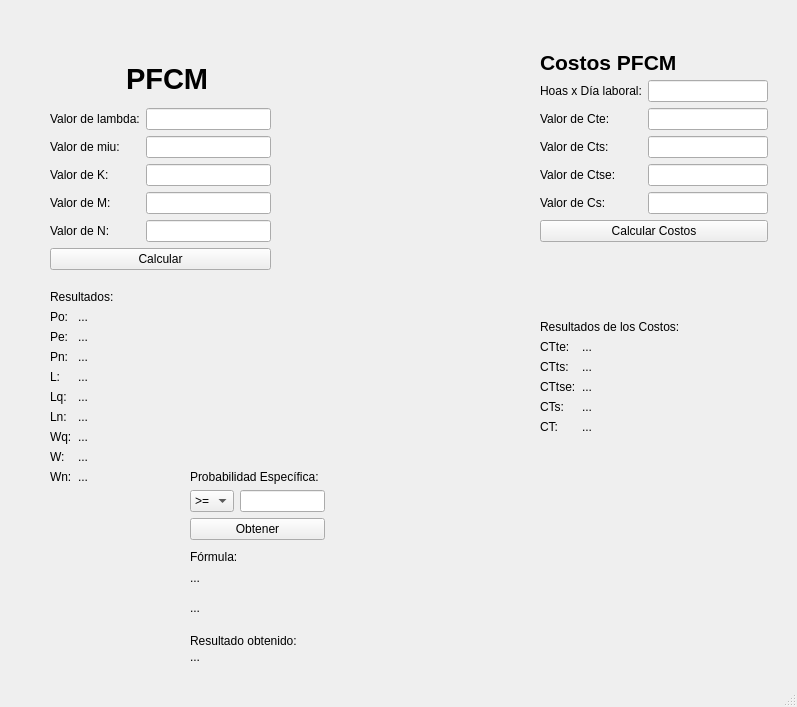
<?xml version="1.0" encoding="UTF-8"?>
<ui version="4.0">
 <class>MainWindow</class>
 <widget class="QMainWindow" name="MainWindow">
  <property name="geometry">
   <rect>
    <x>0</x>
    <y>0</y>
    <width>797</width>
    <height>707</height>
   </rect>
  </property>
  <property name="windowTitle">
   <string>PFCM</string>
  </property>
  <widget class="QWidget" name="centralwidget">
   <widget class="QWidget" name="layoutWidget">
    <property name="geometry">
     <rect>
      <x>50</x>
      <y>55</y>
      <width>221</width>
      <height>215</height>
     </rect>
    </property>
    <layout class="QGridLayout" name="gridLayout">
     <item row="4" column="2">
      <widget class="QLineEdit" name="TXT_M"/>
     </item>
     <item row="1" column="2">
      <widget class="QLineEdit" name="TXT_Landa"/>
     </item>
     <item row="0" column="1" colspan="2">
      <widget class="QLabel" name="label">
       <property name="font">
        <font>
         <pointsize>22</pointsize>
         <weight>75</weight>
         <bold>true</bold>
        </font>
       </property>
       <property name="text">
        <string>PFCM</string>
       </property>
      </widget>
     </item>
     <item row="6" column="0" colspan="3">
      <widget class="QPushButton" name="pushButton">
       <property name="text">
        <string>Calcular</string>
       </property>
      </widget>
     </item>
     <item row="2" column="2">
      <widget class="QLineEdit" name="TXT_Miu"/>
     </item>
     <item row="5" column="2">
      <widget class="QLineEdit" name="TXT_N"/>
     </item>
     <item row="2" column="0">
      <widget class="QLabel" name="label_3">
       <property name="text">
        <string>Valor de miu:</string>
       </property>
      </widget>
     </item>
     <item row="1" column="0" colspan="2">
      <widget class="QLabel" name="label_2">
       <property name="text">
        <string>Valor de lambda:</string>
       </property>
      </widget>
     </item>
     <item row="4" column="0" colspan="2">
      <widget class="QLabel" name="label_5">
       <property name="text">
        <string>Valor de M:</string>
       </property>
      </widget>
     </item>
     <item row="5" column="0" colspan="2">
      <widget class="QLabel" name="label_6">
       <property name="text">
        <string>Valor de N:</string>
       </property>
      </widget>
     </item>
     <item row="3" column="0">
      <widget class="QLabel" name="label_4">
       <property name="text">
        <string>Valor de K:</string>
       </property>
      </widget>
     </item>
     <item row="3" column="2">
      <widget class="QLineEdit" name="TXT_K"/>
     </item>
    </layout>
   </widget>
   <widget class="QWidget" name="layoutWidget_4">
    <property name="geometry">
     <rect>
      <x>190</x>
      <y>470</y>
      <width>135</width>
      <height>70</height>
     </rect>
    </property>
    <layout class="QGridLayout" name="gridLayout_2">
     <item row="0" column="0" colspan="2">
      <widget class="QLabel" name="label_24">
       <property name="text">
        <string>Probabilidad Específica:</string>
       </property>
      </widget>
     </item>
     <item row="1" column="0">
      <widget class="QComboBox" name="comboBox">
       <item>
        <property name="text">
         <string>&gt;=</string>
        </property>
       </item>
       <item>
        <property name="text">
         <string>&lt;=</string>
        </property>
       </item>
      </widget>
     </item>
     <item row="1" column="1">
      <widget class="QLineEdit" name="TXT_Num"/>
     </item>
     <item row="2" column="0" colspan="2">
      <widget class="QPushButton" name="pushButton_3">
       <property name="text">
        <string>Obtener</string>
       </property>
      </widget>
     </item>
    </layout>
   </widget>
   <widget class="QWidget" name="layoutWidget_2">
    <property name="geometry">
     <rect>
      <x>540</x>
      <y>50</y>
      <width>228</width>
      <height>192</height>
     </rect>
    </property>
    <layout class="QFormLayout" name="formLayout">
     <item row="1" column="0">
      <widget class="QLabel" name="label_28">
       <property name="text">
        <string>Hoas x Día laboral:</string>
       </property>
      </widget>
     </item>
     <item row="1" column="1">
      <widget class="QLineEdit" name="TXT_Horas"/>
     </item>
     <item row="2" column="0">
      <widget class="QLabel" name="label_18">
       <property name="text">
        <string>Valor de Cte:</string>
       </property>
      </widget>
     </item>
     <item row="2" column="1">
      <widget class="QLineEdit" name="TXT_Cte"/>
     </item>
     <item row="3" column="0">
      <widget class="QLabel" name="label_19">
       <property name="text">
        <string>Valor de Cts:</string>
       </property>
      </widget>
     </item>
     <item row="3" column="1">
      <widget class="QLineEdit" name="TXT_Cts"/>
     </item>
     <item row="4" column="0">
      <widget class="QLabel" name="label_26">
       <property name="text">
        <string>Valor de Ctse:</string>
       </property>
      </widget>
     </item>
     <item row="4" column="1">
      <widget class="QLineEdit" name="TXT_Ctse"/>
     </item>
     <item row="5" column="0">
      <widget class="QLabel" name="label_31">
       <property name="text">
        <string>Valor de Cs:</string>
       </property>
      </widget>
     </item>
     <item row="5" column="1">
      <widget class="QLineEdit" name="TXT_Cs"/>
     </item>
     <item row="6" column="0" colspan="2">
      <widget class="QPushButton" name="pushButton_2">
       <property name="text">
        <string>Calcular Costos</string>
       </property>
      </widget>
     </item>
     <item row="0" column="0" colspan="2">
      <widget class="QLabel" name="label_17">
       <property name="font">
        <font>
         <pointsize>16</pointsize>
         <weight>75</weight>
         <bold>true</bold>
        </font>
       </property>
       <property name="text">
        <string>Costos PFCM</string>
       </property>
      </widget>
     </item>
    </layout>
   </widget>
   <widget class="QWidget" name="layoutWidget_3">
    <property name="geometry">
     <rect>
      <x>50</x>
      <y>290</y>
      <width>121</width>
      <height>205</height>
     </rect>
    </property>
    <layout class="QFormLayout" name="formLayout_4">
     <item row="0" column="0" colspan="2">
      <widget class="QLabel" name="label_29">
       <property name="palette">
        <palette>
         <active>
          <colorrole role="WindowText">
           <brush brushstyle="SolidPattern">
            <color alpha="255">
             <red>0</red>
             <green>0</green>
             <blue>0</blue>
            </color>
           </brush>
          </colorrole>
          <colorrole role="Button">
           <brush brushstyle="SolidPattern">
            <color alpha="255">
             <red>236</red>
             <green>0</green>
             <blue>0</blue>
            </color>
           </brush>
          </colorrole>
          <colorrole role="Light">
           <brush brushstyle="SolidPattern">
            <color alpha="255">
             <red>255</red>
             <green>99</green>
             <blue>99</blue>
            </color>
           </brush>
          </colorrole>
          <colorrole role="Midlight">
           <brush brushstyle="SolidPattern">
            <color alpha="255">
             <red>245</red>
             <green>49</green>
             <blue>49</blue>
            </color>
           </brush>
          </colorrole>
          <colorrole role="Dark">
           <brush brushstyle="SolidPattern">
            <color alpha="255">
             <red>118</red>
             <green>0</green>
             <blue>0</blue>
            </color>
           </brush>
          </colorrole>
          <colorrole role="Mid">
           <brush brushstyle="SolidPattern">
            <color alpha="255">
             <red>157</red>
             <green>0</green>
             <blue>0</blue>
            </color>
           </brush>
          </colorrole>
          <colorrole role="Text">
           <brush brushstyle="SolidPattern">
            <color alpha="255">
             <red>0</red>
             <green>0</green>
             <blue>0</blue>
            </color>
           </brush>
          </colorrole>
          <colorrole role="BrightText">
           <brush brushstyle="SolidPattern">
            <color alpha="255">
             <red>255</red>
             <green>255</green>
             <blue>255</blue>
            </color>
           </brush>
          </colorrole>
          <colorrole role="ButtonText">
           <brush brushstyle="SolidPattern">
            <color alpha="255">
             <red>0</red>
             <green>0</green>
             <blue>0</blue>
            </color>
           </brush>
          </colorrole>
          <colorrole role="Base">
           <brush brushstyle="SolidPattern">
            <color alpha="255">
             <red>255</red>
             <green>255</green>
             <blue>255</blue>
            </color>
           </brush>
          </colorrole>
          <colorrole role="Window">
           <brush brushstyle="SolidPattern">
            <color alpha="255">
             <red>236</red>
             <green>0</green>
             <blue>0</blue>
            </color>
           </brush>
          </colorrole>
          <colorrole role="Shadow">
           <brush brushstyle="SolidPattern">
            <color alpha="255">
             <red>0</red>
             <green>0</green>
             <blue>0</blue>
            </color>
           </brush>
          </colorrole>
          <colorrole role="AlternateBase">
           <brush brushstyle="SolidPattern">
            <color alpha="255">
             <red>245</red>
             <green>127</green>
             <blue>127</blue>
            </color>
           </brush>
          </colorrole>
          <colorrole role="ToolTipBase">
           <brush brushstyle="SolidPattern">
            <color alpha="255">
             <red>255</red>
             <green>255</green>
             <blue>220</blue>
            </color>
           </brush>
          </colorrole>
          <colorrole role="ToolTipText">
           <brush brushstyle="SolidPattern">
            <color alpha="255">
             <red>0</red>
             <green>0</green>
             <blue>0</blue>
            </color>
           </brush>
          </colorrole>
          <colorrole role="PlaceholderText">
           <brush brushstyle="SolidPattern">
            <color alpha="128">
             <red>0</red>
             <green>0</green>
             <blue>0</blue>
            </color>
           </brush>
          </colorrole>
         </active>
         <inactive>
          <colorrole role="WindowText">
           <brush brushstyle="SolidPattern">
            <color alpha="255">
             <red>0</red>
             <green>0</green>
             <blue>0</blue>
            </color>
           </brush>
          </colorrole>
          <colorrole role="Button">
           <brush brushstyle="SolidPattern">
            <color alpha="255">
             <red>236</red>
             <green>0</green>
             <blue>0</blue>
            </color>
           </brush>
          </colorrole>
          <colorrole role="Light">
           <brush brushstyle="SolidPattern">
            <color alpha="255">
             <red>255</red>
             <green>99</green>
             <blue>99</blue>
            </color>
           </brush>
          </colorrole>
          <colorrole role="Midlight">
           <brush brushstyle="SolidPattern">
            <color alpha="255">
             <red>245</red>
             <green>49</green>
             <blue>49</blue>
            </color>
           </brush>
          </colorrole>
          <colorrole role="Dark">
           <brush brushstyle="SolidPattern">
            <color alpha="255">
             <red>118</red>
             <green>0</green>
             <blue>0</blue>
            </color>
           </brush>
          </colorrole>
          <colorrole role="Mid">
           <brush brushstyle="SolidPattern">
            <color alpha="255">
             <red>157</red>
             <green>0</green>
             <blue>0</blue>
            </color>
           </brush>
          </colorrole>
          <colorrole role="Text">
           <brush brushstyle="SolidPattern">
            <color alpha="255">
             <red>0</red>
             <green>0</green>
             <blue>0</blue>
            </color>
           </brush>
          </colorrole>
          <colorrole role="BrightText">
           <brush brushstyle="SolidPattern">
            <color alpha="255">
             <red>255</red>
             <green>255</green>
             <blue>255</blue>
            </color>
           </brush>
          </colorrole>
          <colorrole role="ButtonText">
           <brush brushstyle="SolidPattern">
            <color alpha="255">
             <red>0</red>
             <green>0</green>
             <blue>0</blue>
            </color>
           </brush>
          </colorrole>
          <colorrole role="Base">
           <brush brushstyle="SolidPattern">
            <color alpha="255">
             <red>255</red>
             <green>255</green>
             <blue>255</blue>
            </color>
           </brush>
          </colorrole>
          <colorrole role="Window">
           <brush brushstyle="SolidPattern">
            <color alpha="255">
             <red>236</red>
             <green>0</green>
             <blue>0</blue>
            </color>
           </brush>
          </colorrole>
          <colorrole role="Shadow">
           <brush brushstyle="SolidPattern">
            <color alpha="255">
             <red>0</red>
             <green>0</green>
             <blue>0</blue>
            </color>
           </brush>
          </colorrole>
          <colorrole role="AlternateBase">
           <brush brushstyle="SolidPattern">
            <color alpha="255">
             <red>245</red>
             <green>127</green>
             <blue>127</blue>
            </color>
           </brush>
          </colorrole>
          <colorrole role="ToolTipBase">
           <brush brushstyle="SolidPattern">
            <color alpha="255">
             <red>255</red>
             <green>255</green>
             <blue>220</blue>
            </color>
           </brush>
          </colorrole>
          <colorrole role="ToolTipText">
           <brush brushstyle="SolidPattern">
            <color alpha="255">
             <red>0</red>
             <green>0</green>
             <blue>0</blue>
            </color>
           </brush>
          </colorrole>
          <colorrole role="PlaceholderText">
           <brush brushstyle="SolidPattern">
            <color alpha="128">
             <red>0</red>
             <green>0</green>
             <blue>0</blue>
            </color>
           </brush>
          </colorrole>
         </inactive>
         <disabled>
          <colorrole role="WindowText">
           <brush brushstyle="SolidPattern">
            <color alpha="255">
             <red>118</red>
             <green>0</green>
             <blue>0</blue>
            </color>
           </brush>
          </colorrole>
          <colorrole role="Button">
           <brush brushstyle="SolidPattern">
            <color alpha="255">
             <red>236</red>
             <green>0</green>
             <blue>0</blue>
            </color>
           </brush>
          </colorrole>
          <colorrole role="Light">
           <brush brushstyle="SolidPattern">
            <color alpha="255">
             <red>255</red>
             <green>99</green>
             <blue>99</blue>
            </color>
           </brush>
          </colorrole>
          <colorrole role="Midlight">
           <brush brushstyle="SolidPattern">
            <color alpha="255">
             <red>245</red>
             <green>49</green>
             <blue>49</blue>
            </color>
           </brush>
          </colorrole>
          <colorrole role="Dark">
           <brush brushstyle="SolidPattern">
            <color alpha="255">
             <red>118</red>
             <green>0</green>
             <blue>0</blue>
            </color>
           </brush>
          </colorrole>
          <colorrole role="Mid">
           <brush brushstyle="SolidPattern">
            <color alpha="255">
             <red>157</red>
             <green>0</green>
             <blue>0</blue>
            </color>
           </brush>
          </colorrole>
          <colorrole role="Text">
           <brush brushstyle="SolidPattern">
            <color alpha="255">
             <red>118</red>
             <green>0</green>
             <blue>0</blue>
            </color>
           </brush>
          </colorrole>
          <colorrole role="BrightText">
           <brush brushstyle="SolidPattern">
            <color alpha="255">
             <red>255</red>
             <green>255</green>
             <blue>255</blue>
            </color>
           </brush>
          </colorrole>
          <colorrole role="ButtonText">
           <brush brushstyle="SolidPattern">
            <color alpha="255">
             <red>118</red>
             <green>0</green>
             <blue>0</blue>
            </color>
           </brush>
          </colorrole>
          <colorrole role="Base">
           <brush brushstyle="SolidPattern">
            <color alpha="255">
             <red>236</red>
             <green>0</green>
             <blue>0</blue>
            </color>
           </brush>
          </colorrole>
          <colorrole role="Window">
           <brush brushstyle="SolidPattern">
            <color alpha="255">
             <red>236</red>
             <green>0</green>
             <blue>0</blue>
            </color>
           </brush>
          </colorrole>
          <colorrole role="Shadow">
           <brush brushstyle="SolidPattern">
            <color alpha="255">
             <red>0</red>
             <green>0</green>
             <blue>0</blue>
            </color>
           </brush>
          </colorrole>
          <colorrole role="AlternateBase">
           <brush brushstyle="SolidPattern">
            <color alpha="255">
             <red>236</red>
             <green>0</green>
             <blue>0</blue>
            </color>
           </brush>
          </colorrole>
          <colorrole role="ToolTipBase">
           <brush brushstyle="SolidPattern">
            <color alpha="255">
             <red>255</red>
             <green>255</green>
             <blue>220</blue>
            </color>
           </brush>
          </colorrole>
          <colorrole role="ToolTipText">
           <brush brushstyle="SolidPattern">
            <color alpha="255">
             <red>0</red>
             <green>0</green>
             <blue>0</blue>
            </color>
           </brush>
          </colorrole>
          <colorrole role="PlaceholderText">
           <brush brushstyle="SolidPattern">
            <color alpha="128">
             <red>0</red>
             <green>0</green>
             <blue>0</blue>
            </color>
           </brush>
          </colorrole>
         </disabled>
        </palette>
       </property>
       <property name="text">
        <string>Resultados:</string>
       </property>
      </widget>
     </item>
     <item row="1" column="0">
      <widget class="QLabel" name="label_30">
       <property name="text">
        <string>Po:</string>
       </property>
      </widget>
     </item>
     <item row="1" column="1">
      <widget class="QLabel" name="RespuestaPo">
       <property name="text">
        <string>...</string>
       </property>
      </widget>
     </item>
     <item row="3" column="0">
      <widget class="QLabel" name="label_33">
       <property name="text">
        <string>Pn:</string>
       </property>
      </widget>
     </item>
     <item row="3" column="1">
      <widget class="QLabel" name="RespuestaPn">
       <property name="text">
        <string>...</string>
       </property>
      </widget>
     </item>
     <item row="4" column="0">
      <widget class="QLabel" name="label_34">
       <property name="text">
        <string>L:</string>
       </property>
      </widget>
     </item>
     <item row="4" column="1">
      <widget class="QLabel" name="RespuestaL">
       <property name="text">
        <string>...</string>
       </property>
      </widget>
     </item>
     <item row="5" column="0">
      <widget class="QLabel" name="label_35">
       <property name="text">
        <string>Lq:</string>
       </property>
      </widget>
     </item>
     <item row="5" column="1">
      <widget class="QLabel" name="RespuestaLq">
       <property name="text">
        <string>...</string>
       </property>
      </widget>
     </item>
     <item row="6" column="0">
      <widget class="QLabel" name="label_36">
       <property name="text">
        <string>Ln:</string>
       </property>
      </widget>
     </item>
     <item row="6" column="1">
      <widget class="QLabel" name="RespuestaLn">
       <property name="text">
        <string>...</string>
       </property>
      </widget>
     </item>
     <item row="9" column="0">
      <widget class="QLabel" name="label_39">
       <property name="text">
        <string>Wn:</string>
       </property>
      </widget>
     </item>
     <item row="9" column="1">
      <widget class="QLabel" name="RespuestaWn">
       <property name="text">
        <string>...</string>
       </property>
      </widget>
     </item>
     <item row="2" column="0">
      <widget class="QLabel" name="label_40">
       <property name="text">
        <string>Pe:</string>
       </property>
      </widget>
     </item>
     <item row="2" column="1">
      <widget class="QLabel" name="RespuestaPe">
       <property name="text">
        <string>...</string>
       </property>
      </widget>
     </item>
     <item row="8" column="0">
      <widget class="QLabel" name="label_37">
       <property name="text">
        <string>W:</string>
       </property>
      </widget>
     </item>
     <item row="7" column="0">
      <widget class="QLabel" name="label_38">
       <property name="text">
        <string>Wq:</string>
       </property>
      </widget>
     </item>
     <item row="8" column="1">
      <widget class="QLabel" name="RespuestaW">
       <property name="text">
        <string>...</string>
       </property>
      </widget>
     </item>
     <item row="7" column="1">
      <widget class="QLabel" name="RespuestaWq">
       <property name="text">
        <string>...</string>
       </property>
      </widget>
     </item>
    </layout>
   </widget>
   <widget class="QWidget" name="layoutWidget_5">
    <property name="geometry">
     <rect>
      <x>540</x>
      <y>320</y>
      <width>191</width>
      <height>151</height>
     </rect>
    </property>
    <layout class="QFormLayout" name="formLayout_3">
     <item row="0" column="0" colspan="2">
      <widget class="QLabel" name="label_20">
       <property name="text">
        <string>Resultados de los Costos:</string>
       </property>
      </widget>
     </item>
     <item row="1" column="0">
      <widget class="QLabel" name="label_21">
       <property name="text">
        <string>CTte:</string>
       </property>
      </widget>
     </item>
     <item row="1" column="1">
      <widget class="QLabel" name="RespuestaCtte">
       <property name="text">
        <string>...</string>
       </property>
      </widget>
     </item>
     <item row="2" column="0">
      <widget class="QLabel" name="label_22">
       <property name="text">
        <string>CTts:</string>
       </property>
      </widget>
     </item>
     <item row="2" column="1">
      <widget class="QLabel" name="RespuestaCtts">
       <property name="text">
        <string>...</string>
       </property>
      </widget>
     </item>
     <item row="3" column="0">
      <widget class="QLabel" name="label_27">
       <property name="text">
        <string>CTtse:</string>
       </property>
      </widget>
     </item>
     <item row="3" column="1">
      <widget class="QLabel" name="RespuestaCttse">
       <property name="text">
        <string>...</string>
       </property>
      </widget>
     </item>
     <item row="5" column="0">
      <widget class="QLabel" name="label_23">
       <property name="text">
        <string>CT:</string>
       </property>
      </widget>
     </item>
     <item row="5" column="1">
      <widget class="QLabel" name="RespuestaCt">
       <property name="text">
        <string>...</string>
       </property>
      </widget>
     </item>
     <item row="4" column="1">
      <widget class="QLabel" name="RespuestaCts">
       <property name="text">
        <string>...</string>
       </property>
      </widget>
     </item>
     <item row="4" column="0">
      <widget class="QLabel" name="label_32">
       <property name="text">
        <string>CTs:</string>
       </property>
      </widget>
     </item>
    </layout>
   </widget>
   <widget class="QLabel" name="label_25">
    <property name="geometry">
     <rect>
      <x>190</x>
      <y>630</y>
      <width>121</width>
      <height>21</height>
     </rect>
    </property>
    <property name="text">
     <string>Resultado obtenido:</string>
    </property>
   </widget>
   <widget class="QLabel" name="label_7">
    <property name="geometry">
     <rect>
      <x>190</x>
      <y>550</y>
      <width>47</width>
      <height>13</height>
     </rect>
    </property>
    <property name="text">
     <string>Fórmula:</string>
    </property>
   </widget>
   <widget class="QLabel" name="LblParcial">
    <property name="geometry">
     <rect>
      <x>190</x>
      <y>600</y>
      <width>581</width>
      <height>16</height>
     </rect>
    </property>
    <property name="text">
     <string>...</string>
    </property>
   </widget>
   <widget class="QLabel" name="RespuestaProbabilidad">
    <property name="geometry">
     <rect>
      <x>190</x>
      <y>650</y>
      <width>47</width>
      <height>13</height>
     </rect>
    </property>
    <property name="text">
     <string>...</string>
    </property>
   </widget>
   <widget class="QLabel" name="LblFormula">
    <property name="geometry">
     <rect>
      <x>190</x>
      <y>570</y>
      <width>581</width>
      <height>16</height>
     </rect>
    </property>
    <property name="text">
     <string>...</string>
    </property>
   </widget>
  </widget>
  <widget class="QMenuBar" name="menubar">
   <property name="geometry">
    <rect>
     <x>0</x>
     <y>0</y>
     <width>797</width>
     <height>21</height>
    </rect>
   </property>
  </widget>
  <widget class="QStatusBar" name="statusbar"/>
 </widget>
 <resources/>
 <connections/>
</ui>
